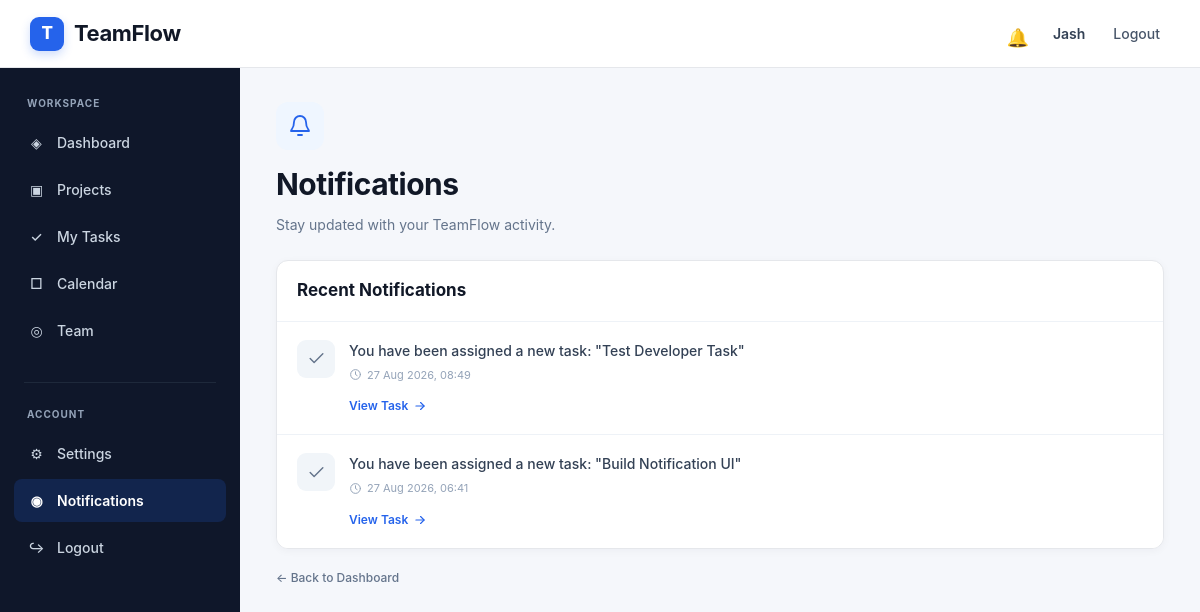
/notifications/ (signed in), run on the app's committed database.
### accounts/models.py (models this page shows, shortened)
class User(AbstractUser):
    profile_picture = models.ImageField(
        upload_to="profile_pictures/",
        blank=True,
        null=True
    )
    bio = models.TextField(
        blank=True
    )
    job_title = models.CharField(
        max_length=100,
        blank=True
    )

### notifications/models.py (models this page shows, shortened)
class Notification(models.Model):
    recipient = models.ForeignKey(
        settings.AUTH_USER_MODEL,
        on_delete=models.CASCADE,
        related_name="notifications"
    )
    message = models.CharField(
        max_length=255
    )
    link = models.CharField(
        max_length=500,
        blank=True
    )
    is_read = models.BooleanField(
        default=False
    )
    created_at = models.DateTimeField(
        auto_now_add=True
    )

### notifications/views.py (the view)
@login_required
def notification_list(request):
    notifications = Notification.objects.filter(
        recipient=request.user
    ).order_by(
        "-created_at"
    )
    return render(
        request,
        "notifications/notification_list.html",
        {
            "notifications": notifications
        }
    )

### notifications/context_processors.py (called while the page is built)
def notification_count(request):
    if request.user.is_authenticated:
        unread_count = Notification.objects.filter(
            recipient=request.user,
            is_read=False
        ).count()
    else:
        unread_count = 0
    return {
        "unread_notifications": unread_count
    }

### templates/notifications/notification_list.html (shortened to what this page needs)
{% extends "base.html" %}
{% block content %}
<div class="notification-page">
    <div class="notification-header">
        <div class="notification-heading">
            <div class="notification-icon-large">
                <svg
                    viewBox="0 0 24 24"
                    fill="none"
                    stroke="currentColor"
                    stroke-width="1.8"
                    stroke-linecap="round"
                    stroke-linejoin="round"
                >
                    <path d="M18 8a6 6 0 0 0-12 0c0 7-3 7-3 9h18c0-2-3-2-3-9"></path>
                    <path d="M10 21h4"></path>
                </svg>
            </div>
            <h1>
                Notifications
            </h1>
            <p>
                Stay updated with your TeamFlow activity.
            </p>
        </div>
    </div>
    <div class="notification-container">
        <div class="notification-container-header">
            <h2>
                Recent Notifications
            </h2>
        </div>
        {% if notifications %}
            <div class="notification-list">
                {% for notification in notifications %}
                    <div
                        class="
                            notification-card
                        "
                    >
                        <div class="notification-status-icon">
                            {% if not notification.is_read %}
                                <svg
                                    viewBox="0 0 24 24"
                                    fill="none"
                                    stroke="currentColor"
                                    stroke-width="1.8"
                                    stroke-linecap="round"
                                    stroke-linejoin="round"
                                >
                                    <path d="M18 8a6 6 0 0 0-12 0c0 7-3 7-3 9h18c0-2-3-2-3-9"></path>
                                    <path d="M10 21h4"></path>
                                </svg>
                            {% else %}
                                <svg
                                    viewBox="0 0 24 24"
                                    fill="none"
                                    stroke="currentColor"
                                    stroke-width="1.8"
                                    stroke-linecap="round"
                                    stroke-linejoin="round"
                                >
                                    <path d="M20 6L9 17l-5-5"></path>
                                </svg>
                            {% endif %}
                        </div>
                        <div class="notification-content">
                            <div class="notification-message">
                                {{ notification.message }}
                            </div>
                            <div class="notification-date">
                                <svg
                                    viewBox="0 0 24 24"
                                    fill="none"
                                    stroke="currentColor"
                                    stroke-width="1.8"
                                    stroke-linecap="round"
                                    stroke-linejoin="round"
                                >
                                    <circle cx="12" cy="12" r="9"></circle>
                                    <path d="M12 7v5l3 2"></path>
                                </svg>
                                {{ notification.created_at|date:"d M Y, H:i" }}
                            </div>
                            {% if notification.link %}
                                <div class="notification-action">
                                    {% if not notification.is_read %}
                                        <a
                                            href="{% url 'mark_notification_read' notification.id %}"
                                        >
                                            View Task
                                            <svg
                                                viewBox="0 0 24 24"
                                                fill="none"
                                                stroke="currentColor"
                                                stroke-width="2"
                                                stroke-linecap="round"
                                                stroke-linejoin="round"
                                            >
                                                <path d="M5 12h14"></path>
                                                <path d="M13 6l6 6-6 6"></path>
                                            </svg>
                                        </a>
                                    {% else %}
                                        <a href="{{ notification.link }}">
                                            View Task
                                            <svg
                                                viewBox="0 0 24 24"
                                                fill="none"
                                                stroke="currentColor"
                                                stroke-width="2"
                                                stroke-linecap="round"
                                                stroke-linejoin="round"
                                            >
                                                <path d="M5 12h14"></path>
                                                <path d="M13 6l6 6-6 6"></path>
                                            </svg>
                                        </a>
                                    {% endif %}
                                </div>
                            {% endif %}
                        </div>
                    </div>
                {% endfor %}
            </div>
        {% endif %}
    </div>
    <div class="notification-footer">
        <a href="{% url 'dashboard' %}">
            ← Back to Dashboard
        </a>
    </div>
</div>
{% endblock %}

### templates/base.html (shortened to what this page needs)
<!DOCTYPE html>
<html lang="en">
<head>
</head>
<body>
    <nav class="navbar">
        <a href="{% url 'dashboard' %}" class="logo">
            <span class="logo-mark">
                T
            </span>
            <span>
                TeamFlow
            </span>
        </a>
        <div class="user-area">
            {% if user.is_authenticated %}
                <a
                    href="{% url 'notification_list' %}"
                    class="notification-link"
                    title="Notifications"
                >
                    <span class="notification-icon">
                        🔔
                    </span>
                </a>
                <span class="user-name">
                    {{ user.username }}
                </span>
                <a
                    href="{% url 'logout' %}"
                    class="logout-top"
                >
                    Logout
                </a>
            {% endif %}
        </div>
    </nav>
    <aside class="sidebar">
        <div class="sidebar-section">
            <div class="sidebar-title">
                Workspace
            </div>
            <a
                href="{% url 'dashboard' %}"
                class="{% if request.resolver_match.url_name == 'dashboard' %}active{% endif %}"
            >
                <span class="sidebar-icon">
                    ◈
                </span>
                Dashboard
            </a>
            <a
                href="{% url 'project_list' %}"
                class=""
            >
                <span class="sidebar-icon">
                    ▣
                </span>
                Projects
            </a>
            <a
                href="{% url 'my_tasks' %}"
                class="{% if request.resolver_match.url_name == 'my_tasks' %}active{% endif %}"
            >
                <span class="sidebar-icon">
                    ✓
                </span>
                My Tasks
            </a>
            <a
                href="{% url 'calendar' %}"
                class="{% if request.resolver_match.url_name == 'calendar' %}active{% endif %}"
            >
                <span class="sidebar-icon">
                    □
                </span>
                Calendar
            </a>
            <a
                href="{% url 'team_list' %}"
                class="{% if request.resolver_match.url_name == 'team_list' %}active{% endif %}"
            >
                <span class="sidebar-icon">
                    ◎
                </span>
                Team
            </a>
        </div>
        <div class="sidebar-divider"></div>
        <div class="sidebar-section">
            <div class="sidebar-title">
                Account
            </div>
            <a
                href="{% url 'profile' %}"
                class="{% if request.resolver_match.url_name == 'profile' %}active{% endif %}"
            >
                <span class="sidebar-icon">
                    ⚙
                </span>
                Settings
            </a>
            <a
                href="{% url 'notification_list' %}"
                class="{% if request.resolver_match.url_name == 'notification_list' %}active{% endif %}"
            >
                <span class="sidebar-icon">
                    ◉
                </span>
                Notifications
            </a>
            <a href="{% url 'logout' %}">
                <span class="sidebar-icon">
                    ↪
                </span>
                Logout
            </a>
        </div>
    </aside>
    <main class="main-content">
        {% block content %}
        {% endblock %}
    </main>
</body>
</html>

### templates/base.html (style rules this page uses)
* { box-sizing: border-box; margin: 0; padding: 0; }
:root { --primary: #2563eb; --primary-dark: #1d4ed8; --sidebar: #0f172a; --sidebar-hover: #1e293b; --sidebar-active: #2563eb; --background: #f5f7fb; --surface: #ffffff; --border: #e5e7eb; --text: #111827; --muted: #64748b; --muted-light: #94a3b8; --danger: #dc2626; --shadow: 0 1px 3px rgba(15, 23, 42, 0.06); }
html { scroll-behavior: smooth; }
body { font-family: Inter, -apple-system, BlinkMacSystemFont, "Segoe UI", Arial, sans-serif; background: var(--background); color: var(--text); line-height: 1.5; min-height: 100vh; }
a { color: inherit; text-decoration: none; }
.navbar { position: fixed; top: 0; left: 0; right: 0; z-index: 1000; height: 68px; background: rgba(255, 255, 255, 0.96); backdrop-filter: blur(10px); border-bottom: 1px solid var(--border); display: flex; align-items: center; justify-content: space-between; padding: 0 30px; }
.logo { display: flex; align-items: center; gap: 10px; font-size: 22px; font-weight: 750; letter-spacing: -0.4px; color: var(--text); }
.logo-mark { width: 34px; height: 34px; display: flex; align-items: center; justify-content: center; border-radius: 9px; background: var(--primary); color: white; font-size: 17px; font-weight: 800; box-shadow: 0 4px 10px rgba(37, 99, 235, 0.22); }
.user-area { display: flex; align-items: center; gap: 18px; }
.user-name { color: #334155; font-size: 14px; font-weight: 600; }
.logout-top { color: #475569; font-size: 14px; font-weight: 500; padding: 8px 10px; border-radius: 7px; transition: 0.15s ease; }
.notification-link { position: relative; width: 38px; height: 38px; display: flex; align-items: center; justify-content: center; border-radius: 9px; color: #475569; font-size: 18px; transition: 0.15s ease; }
.notification-icon { width: 19px; height: 19px; }
.sidebar { position: fixed; top: 68px; left: 0; bottom: 0; width: 240px; background: var(--sidebar); color: white; padding: 28px 14px; overflow-y: auto; z-index: 900; }
.sidebar-section { margin-bottom: 30px; }
.sidebar-title { padding: 0 13px; margin-bottom: 10px; color: var(--muted-light); font-size: 10px; font-weight: 700; letter-spacing: 1px; text-transform: uppercase; }
.sidebar a { display: flex; align-items: center; gap: 11px; width: 100%; padding: 11px 13px; margin-bottom: 4px; border-radius: 8px; color: #cbd5e1; font-size: 14px; font-weight: 500; transition: background 0.15s ease, color 0.15s ease, transform 0.15s ease; }
.sidebar a.active { background: rgba(37, 99, 235, 0.18); color: white; font-weight: 600; }
.sidebar-icon { width: 19px; height: 19px; display: inline-flex; align-items: center; justify-content: center; color: currentColor; flex-shrink: 0; }
.sidebar-divider { height: 1px; background: #1e293b; margin: 24px 10px; }
.main-content { margin-left: 240px; padding: 102px 36px 45px; min-height: 100vh; }
.main-content > * { max-width: 1250px; margin-left: auto; margin-right: auto; }

### data on the page
User: username "Jash"
Notification: is_read True (drawn), message "You have been assigned a new task: \"Test Developer Task\"", created_at "27 Aug 2026, 08:49"
Notification: is_read True (drawn), message "You have been assigned a new task: \"Build Notification UI\"", created_at "27 Aug 2026, 06:41"
